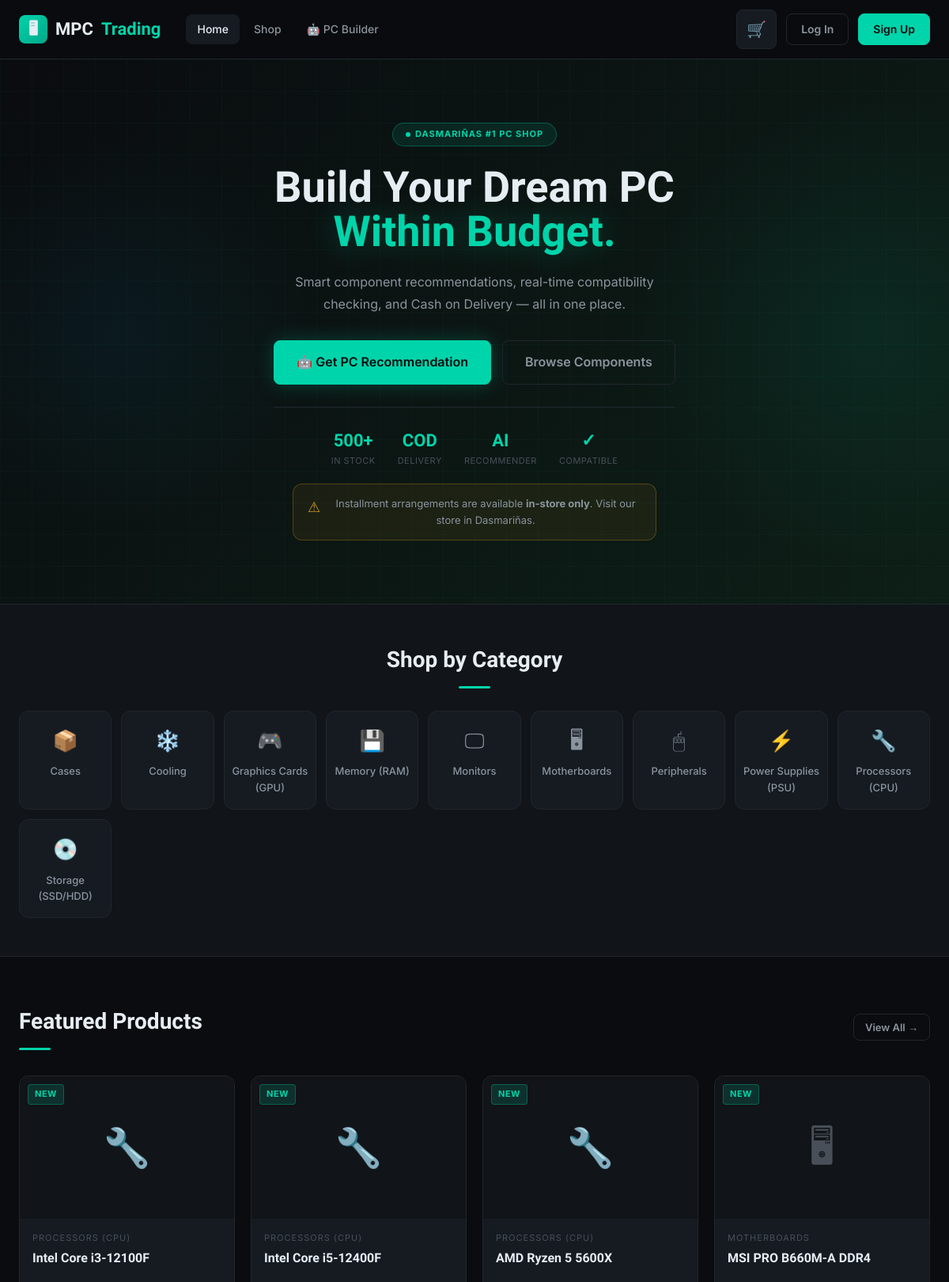
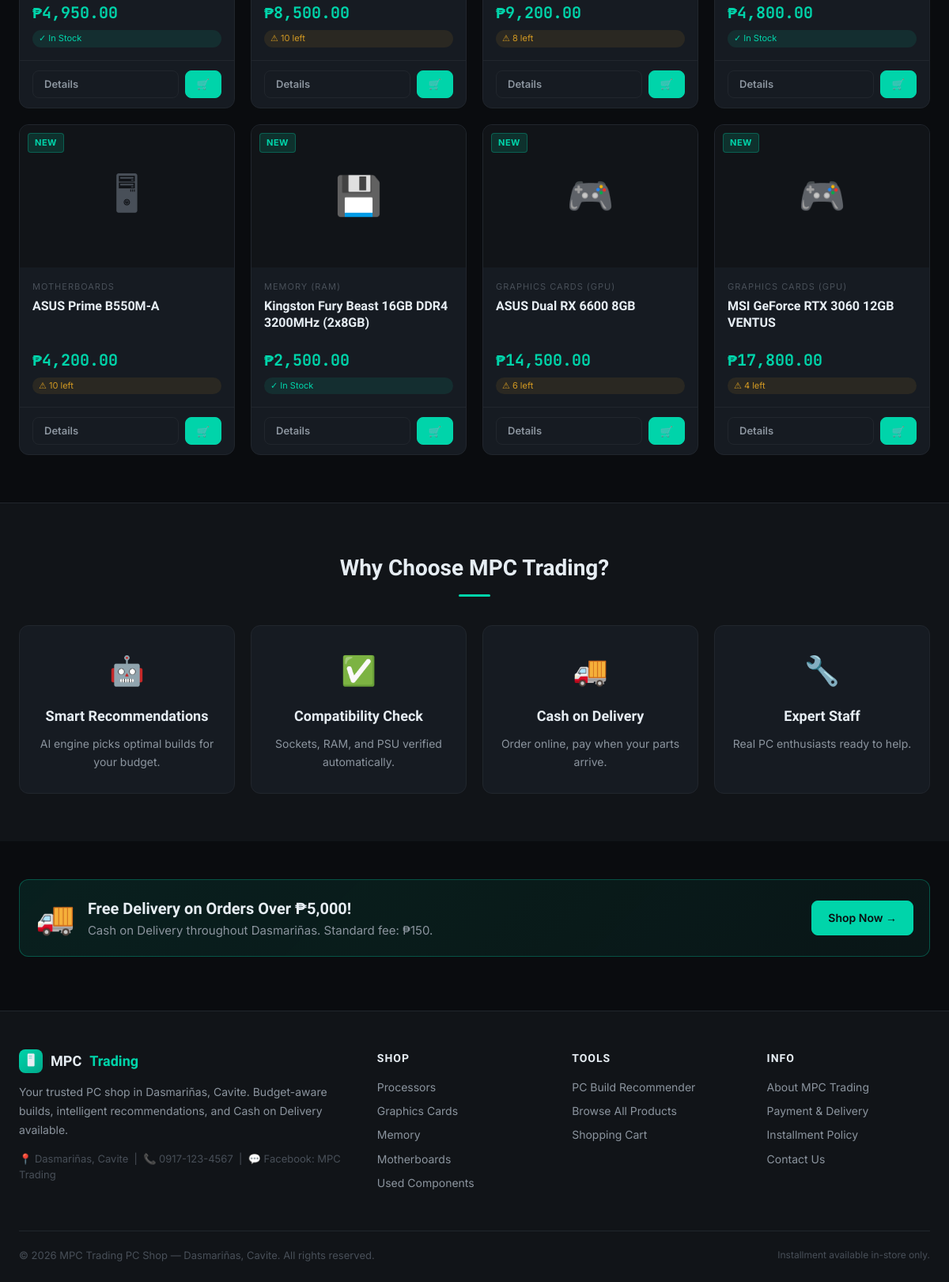
The page / on the database its author committed (2 pictures, top to bottom).
### tables this page shows
CREATE TABLE categories (
    id INT AUTO_INCREMENT PRIMARY KEY,
    name VARCHAR(100) NOT NULL,
    slug VARCHAR(100) UNIQUE NOT NULL,
    description TEXT,
    icon VARCHAR(50),
    component_type ENUM('cpu','motherboard','ram','gpu','storage','psu','case','cooling','monitor','keyboard','mouse','other') DEFAULT 'other',
    is_active TINYINT(1) DEFAULT 1,
    created_at TIMESTAMP DEFAULT CURRENT_TIMESTAMP
);

CREATE TABLE products (
    id INT AUTO_INCREMENT PRIMARY KEY,
    category_id INT NOT NULL,
    supplier_id INT,
    name VARCHAR(255) NOT NULL,
    slug VARCHAR(255) UNIQUE NOT NULL,
    sku VARCHAR(100) UNIQUE,
    description TEXT,
    specifications JSON,
    price DECIMAL(12,2) NOT NULL,
    sale_price DECIMAL(12,2) DEFAULT NULL,
    condition_type ENUM('brand_new','used','refurbished') DEFAULT 'brand_new',
    stock_quantity INT DEFAULT 0,
    min_stock_alert INT DEFAULT 5,
    image_main VARCHAR(255),
    images JSON,
    brand VARCHAR(100),
    model VARCHAR(100),
    socket_type VARCHAR(50),
    form_factor VARCHAR(50),
    tdp_watts INT,
    power_required INT,
    is_featured TINYINT(1) DEFAULT 0,
    is_active TINYINT(1) DEFAULT 1,
    views_count INT DEFAULT 0,
    created_at TIMESTAMP DEFAULT CURRENT_TIMESTAMP,
    updated_at TIMESTAMP DEFAULT CURRENT_TIMESTAMP ON UPDATE CURRENT_TIMESTAMP,
    FOREIGN KEY (category_id) REFERENCES categories(id) ON DELETE RESTRICT,
    FOREIGN KEY (supplier_id) REFERENCES suppliers(id) ON DELETE SET NULL
);

### controllers/MainControllers.php (called while the page is built, shortened)
<?php
class HomeController extends Controller {
    public function index(): void {
        $productModel  = new ProductModel();
        $featured      = $productModel->getFeatured(8);
        $categories    = (new CategoryModel())->getActive();
        $this->view('home/index', [
            'title'      => 'MPC Trading — Budget-Aware PC Shop',
            'featured'   => $featured,
            'categories' => $categories,
            'flash'      => $this->getFlash(),
        ]);
    }
}
class CategoryModel extends Model {
    public function getActive(): array {
        return $this->db->fetchAll("SELECT * FROM categories WHERE is_active = 1 ORDER BY name");
    }
}
?>

### index.php (called while the page is built, shortened)
<?php
require_once ROOT . '/config/database.php';
require_once ROOT . '/models/Model.php';
require_once ROOT . '/models/ProductModel.php';
require_once ROOT . '/controllers/MainControllers.php';
function matchRoute(string $method, string $pattern, callable $handler): bool {
    $params = [];
    $handler(...$params);
    return true;
}
if (matchRoute('GET', '/', fn() => (new HomeController())->index())) exit;
include ROOT . '/views/layouts/main.php';

### config/database.php (called while the page is built, shortened)
<?php
class Database {
    private static ?Database $instance = null;
    private PDO $connection;
    private function __construct() {
        try {
            $dsn = "mysql:host=" . DB_HOST . ";dbname=" . DB_NAME . ";charset=" . DB_CHARSET;
            $options = [
                PDO::ATTR_ERRMODE            => PDO::ERRMODE_EXCEPTION,
                PDO::ATTR_DEFAULT_FETCH_MODE => PDO::FETCH_ASSOC,
                PDO::ATTR_EMULATE_PREPARES   => false,
            ];
            $this->connection = new PDO($dsn, DB_USER, DB_PASS, $options);
        } catch (PDOException $e) {
            die(json_encode(['error' => 'Database connection failed: ' . $e->getMessage()]));
        }
    }
    public static function getInstance(): Database {
        if (self::$instance === null) {
            self::$instance = new Database();
        }
        return self::$instance;
    }
    public function query(string $sql, array $params = []): PDOStatement {
        $stmt = $this->connection->prepare($sql);
        $stmt->execute($params);
        return $stmt;
    }
    public function fetchAll(string $sql, array $params = []): array {
        return $this->query($sql, $params)->fetchAll();
    }
}

### models/Model.php (called while the page is built, shortened)
<?php
abstract class Model {
    public function __construct() {
        $this->db = Database::getInstance();
    }
}

### models/ProductModel.php (called while the page is built, shortened)
<?php
class ProductModel extends Model {
    public function getFeatured(int $limit = 8): array {
        return $this->db->fetchAll(
            "SELECT p.*, c.name as category_name, c.component_type
             FROM products p JOIN categories c ON p.category_id = c.id
             WHERE p.is_featured = 1 AND p.is_active = 1 AND p.stock_quantity > 0
             ORDER BY p.created_at DESC LIMIT ?",
            [$limit]
        );
    }
}

### views/home/index.php (the view, shortened to what this page needs)
<section style="background:linear-gradient(135deg,#0a0c0f 0%,#0d1f17 100%);border-bottom:1px solid var(--border);padding:0;overflow:hidden;position:relative;min-height:680px;display:flex;align-items:center;justify-content:center;text-align:center">
    <div style="position:absolute;inset:0;background-image:linear-gradient(rgba(0,212,170,0.03) 1px,transparent 1px),linear-gradient(90deg,rgba(0,212,170,0.03) 1px,transparent 1px);background-size:40px 40px;pointer-events:none"></div>
    <div style="position:absolute;right:-200px;top:50%;transform:translateY(-50%);width:600px;height:600px;background:radial-gradient(circle,rgba(0,212,170,0.08) 0%,transparent 70%);pointer-events:none"></div>
    <div style="position:absolute;left:-100px;top:50%;transform:translateY(-50%);width:500px;height:500px;background:radial-gradient(circle,rgba(0,168,255,0.06) 0%,transparent 70%);pointer-events:none"></div>
    <div class="container" style="position:relative;z-index:10;padding:80px 20px;max-width:720px">
        <div style="animation:fadeInUp 0.6s ease forwards">
            <div style="display:inline-flex;align-items:center;gap:6px;background:rgba(0,212,170,0.1);border:1px solid rgba(0,212,170,0.3);color:var(--accent);padding:5px 16px;border-radius:99px;font-size:11px;font-weight:700;letter-spacing:1px;text-transform:uppercase;margin-bottom:24px">
                <span style="width:6px;height:6px;background:var(--accent);border-radius:50%;animation:pulse-dot 2s infinite"></span>
                Dasmariñas #1 PC Shop
            </div>
            <h1 style="font-family:var(--font-display);font-size:clamp(38px,4.5vw,62px);font-weight:700;line-height:1.05;margin-bottom:20px">
                Build Your Dream PC
                <span style="color:var(--accent);display:block;text-shadow:0 0 40px rgba(0,212,170,0.3)">Within Budget.</span>
            </h1>
            <p style="color:var(--text-secondary);font-size:16px;line-height:1.75;margin-bottom:32px;max-width:480px;margin-left:auto;margin-right:auto">
                Smart component recommendations, real-time compatibility checking, and Cash on Delivery — all in one place.
            </p>
            <div style="display:flex;gap:14px;flex-wrap:wrap;justify-content:center;margin-bottom:28px">
                <a href="<?=APP_URL?>/recommend" class="btn btn-primary btn-lg" style="box-shadow:0 0 24px rgba(0,212,170,0.25)">🤖 Get PC Recommendation</a>
                <a href="<?=APP_URL?>/products" class="btn btn-outline btn-lg">Browse Components</a>
            </div>
            <div style="display:flex;gap:28px;flex-wrap:wrap;justify-content:center;padding-top:24px;border-top:1px solid var(--border)">
                <?php foreach([['500+','In Stock'],['COD','Delivery'],['AI','Recommender'],['✓','Compatible']] as [$v,$l]): ?>
                <div>
                    <div style="font-family:var(--font-display);font-size:22px;font-weight:700;color:var(--accent)"><?=$v?></div>
                    <div style="font-size:11px;color:var(--text-muted);text-transform:uppercase;letter-spacing:0.5px"><?=$l?></div>
                </div>
                <?php endforeach; ?>
            </div>
            <div class="installment-notice" style="margin-top:20px;max-width:460px;margin-left:auto;margin-right:auto">
                <span class="notice-icon">⚠</span>
                <span>Installment arrangements are available <strong>in-store only</strong>. Visit our store in Dasmariñas.</span>
            </div>
        </div>
    </div>
</section>
<section style="padding:48px 0;background:var(--bg-surface);border-bottom:1px solid var(--border)">
    <div class="container">
        <div class="section-heading text-center" style="margin-bottom:28px"><h2>Shop by Category</h2><div class="section-line" style="margin:10px auto 0"></div></div>
        <div class="grid" style="grid-template-columns:repeat(auto-fit,minmax(110px,1fr));gap:12px">
            <?php
            $catIcons=['cpu'=>'🔧','motherboard'=>'🖥','ram'=>'💾','gpu'=>'🎮','storage'=>'💿','psu'=>'⚡','case'=>'📦','cooling'=>'❄️','monitor'=>'🖵','other'=>'🖱'];
            foreach($categories as $cat): ?>
                <a href="<?=APP_URL?>/products?category=<?=$cat['slug']?>" style="display:flex;flex-direction:column;align-items:center;gap:8px;padding:16px 8px;background:var(--bg-card);border:1px solid var(--border);border-radius:var(--radius-lg);text-align:center;transition:var(--transition);color:var(--text-secondary);font-size:13px;font-weight:500"
                   onmouseover="this.style.borderColor='var(--accent)';this.style.color='var(--accent)';this.style.transform='translateY(-3px)'"
                   onmouseout="this.style.borderColor='var(--border)';this.style.color='var(--text-secondary)';this.style.transform='translateY(0)'">
                    <span style="font-size:26px"><?=$catIcons[$cat['component_type']]??'🖥'?></span>
                    <?=htmlspecialchars($cat['name'])?>
                </a>
            <?php endforeach; ?>
        </div>
    </div>
</section>
<section style="padding:60px 0">
    <div class="container">
        <div class="flex-between mb-4">
            <div class="section-heading" style="margin-bottom:0"><h2>Featured Products</h2><div class="section-line"></div></div>
            <a href="<?=APP_URL?>/products" class="btn btn-outline btn-sm">View All →</a>
        </div>
        <div class="grid grid-products">
            <?php foreach($featured as $p):
                $price=(float)($p['sale_price']??$p['price']); $hasOrig=!empty($p['sale_price']); ?>
                <div class="product-card fade-in" style="transition:transform 0.2s ease" onmouseover="this.style.transform='translateY(-4px)'" onmouseout="this.style.transform='translateY(0)'">
                    <div class="product-image">
                        <?php if($p['image_main']): ?><img src="<?=APP_URL?>/public/images/uploads/<?=htmlspecialchars($p['image_main'])?>" alt="<?=htmlspecialchars($p['name'])?>">
                        <?php else: ?><span class="no-image"><?=$catIcons[$p['component_type']]??'🖥'?></span><?php endif; ?>
                        <span class="product-badge <?=$p['condition_type']==='used'?'badge-used':($hasOrig?'badge-sale':'badge-new')?>"><?=$p['condition_type']==='used'?'Used':($hasOrig?'Sale':'New')?></span>
                    </div>
                    <div class="product-info">
                        <div class="product-category"><?=htmlspecialchars($p['category_name'])?></div>
                        <div class="product-name"><?=htmlspecialchars($p['name'])?></div>
                        <div class="product-price"><span class="price-current">₱<?=number_format($price,2)?></span><?php if($hasOrig): ?><span class="price-original">₱<?=number_format($p['price'],2)?></span><?php endif; ?></div>
                        <?php $sc=$p['stock_quantity']>10?'in-stock':($p['stock_quantity']>0?'low-stock':'out-stock'); $sl=$p['stock_quantity']>10?'✓ In Stock':($p['stock_quantity']>0?"⚠ {$p['stock_quantity']} left":'✕ Out of Stock'); ?>
                        <span class="stock-badge <?=$sc?>"><?=$sl?></span>
                    </div>
                    <div class="product-actions">
                        <a href="<?=APP_URL?>/products/<?=$p['slug']?>" class="btn btn-outline btn-sm" style="flex:1">Details</a>
                        <?php if($p['stock_quantity']>0): ?><button class="btn btn-primary btn-sm btn-add-cart" data-id="<?=$p['id']?>">🛒</button><?php endif; ?>
                    </div>
                </div>
            <?php endforeach; ?>
        </div>
    </div>
</section>
<section style="padding:60px 0;background:var(--bg-surface);border-top:1px solid var(--border)">
    <div class="container">
        <div class="section-heading text-center" style="margin-bottom:36px"><h2>Why Choose MPC Trading?</h2><div class="section-line" style="margin:10px auto 0"></div></div>
        <div class="grid grid-4">
            <?php foreach([['🤖','Smart Recommendations','AI engine picks optimal builds for your budget.'],['✅','Compatibility Check','Sockets, RAM, and PSU verified automatically.'],['🚚','Cash on Delivery','Order online, pay when your parts arrive.'],['🔧','Expert Staff','Real PC enthusiasts ready to help.']] as [$i,$t,$d]): ?>
            <div class="card" style="text-align:center;padding:28px 20px;transition:var(--transition)" onmouseover="this.style.borderColor='var(--accent)';this.style.transform='translateY(-4px)'" onmouseout="this.style.borderColor='var(--border)';this.style.transform='translateY(0)'">
                <div style="font-size:36px;margin-bottom:14px"><?=$i?></div>
                <h3 style="font-family:var(--font-display);font-size:18px;font-weight:700;margin-bottom:10px"><?=$t?></h3>
                <p style="font-size:14px;color:var(--text-secondary);line-height:1.6"><?=$d?></p>
            </div>
            <?php endforeach; ?>
        </div>
    </div>
</section>
<section style="padding:48px 0">
    <div class="container">
        <div class="cod-banner" style="justify-content:space-between;flex-wrap:wrap;gap:16px">
            <div style="display:flex;align-items:center;gap:16px">
                <span style="font-size:40px">🚚</span>
                <div>
                    <strong style="font-family:var(--font-display);font-size:20px;display:block">Free Delivery on Orders Over ₱5,000!</strong>
                    <span style="color:var(--text-secondary)">Cash on Delivery throughout Dasmariñas. Standard fee: ₱150.</span>
                </div>
            </div>
            <a href="<?=APP_URL?>/products" class="btn btn-primary">Shop Now →</a>
        </div>
    </div>
</section>

### rows shown on the page
categories: component_type "📦", name "Cases"
categories: component_type "❄️", name "Cooling"
categories: component_type "🎮", name "Graphics Cards (GPU)"
categories: component_type "💾", name "Memory (RAM)"
categories: component_type "🖵", name "Monitors"
categories: component_type "🖥", name "Motherboards"
categories: component_type "🖱", name "Peripherals"
categories: component_type "⚡", name "Power Supplies (PSU)"
categories: component_type "🔧", name "Processors (CPU)"
categories: component_type "💿", name "Storage (SSD/HDD)"
products: category.component_type "🔧", condition_type "NEW", category.name "PROCESSORS (CPU)", name "Intel Core i3-12100F", price "4,950.00", stock_quantity "✓ In Stock"
products: category.component_type "🔧", condition_type "NEW", category.name "PROCESSORS (CPU)", name "Intel Core i5-12400F", price "8,500.00", stock_quantity "⚠ 10 left"
products: category.component_type "🔧", condition_type "NEW", category.name "PROCESSORS (CPU)", name "AMD Ryzen 5 5600X", price "9,200.00", stock_quantity "⚠ 8 left"
products: category.component_type "🖥", condition_type "NEW", category.name "MOTHERBOARDS", name "MSI PRO B660M-A DDR4", price "4,800.00", stock_quantity "✓ In Stock"
products: category.component_type "🖥", condition_type "NEW", category.name "MOTHERBOARDS", name "ASUS Prime B550M-A", price "4,200.00", stock_quantity "⚠ 10 left"
products: category.component_type "💾", condition_type "NEW", category.name "MEMORY (RAM)", name "Kingston Fury Beast 16GB DDR4 3200MHz (2x8GB)", price "2,500.00", stock_quantity "✓ In Stock"
products: category.component_type "🎮", condition_type "NEW", category.name "GRAPHICS CARDS (GPU)", name "ASUS Dual RX 6600 8GB", price "14,500.00", stock_quantity "⚠ 6 left"
products: category.component_type "🎮", condition_type "NEW", category.name "GRAPHICS CARDS (GPU)", name "MSI GeForce RTX 3060 12GB VENTUS", price "17,800.00", stock_quantity "⚠ 4 left"

### other values the page prints
$v "500+"
$l "IN STOCK"
$v "COD"
$l "DELIVERY"
$v "AI"
$l "RECOMMENDER"
$v "✓"
$l "COMPATIBLE"
$i "🤖"
$t "Smart Recommendations"
$d "AI engine picks optimal builds for your budget."
$i "✅"
$t "Compatibility Check"
$d "Sockets, RAM, and PSU verified automatically."
$i "🚚"
